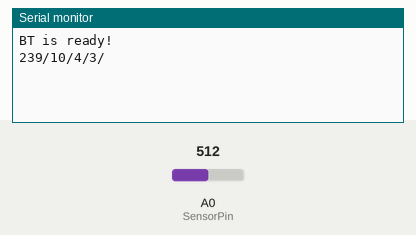
The sketch below on a simulated Arduino Uno, built with avr-gcc and run on an emulated ATmega328P. On the bench: the last lines printed to the serial monitor. Inputs (shaded band) come from the test bench; at power-on: A0 (SensorPin) = 512.

Above: at 3.2 s.
3.3 s: A0 (SensorPin) set to 716
At 5.1 s:
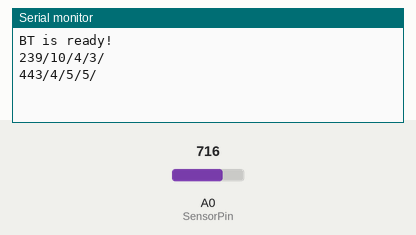
6.0 s: A0 (SensorPin) set to 900
At 6.8 s:
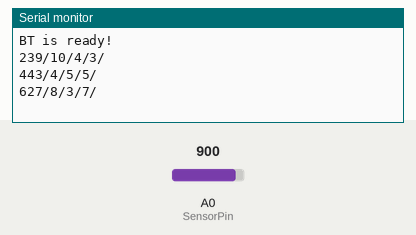
Timing chart, 0 to 9.0 s (numbered marks = the images above; inputs shaded):
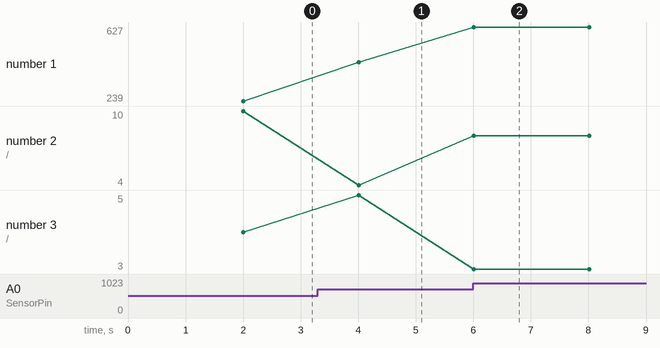

The sketch:

BT_Talk_Temp_Speech4.ino
```cpp
//  ref HC-05與HC-06藍牙模組補充說明（三）：使用Arduino設定AT命令
// ref http://swf.com.tw/?p=712

#include <SoftwareSerial.h>   // 引用程式庫
#define SensorPin A0
String getdata ;  // 儲存接收資料的變數
int nowdata = 0 ;
// 定義連接藍牙模組的序列埠
SoftwareSerial BT(11, 12); // 接收腳, 傳送腳

void setup() {


  Serial.begin(9600);   // 與電腦序列埠連線
  Serial.println("BT is ready!");

  // 設定藍牙模組的連線速率
  // 如果是HC-05，請改成38400
  BT.begin(9600);
   delay(2000);

}

void loop() {
      int d1 = 0 ;
      int d2 = 0 ;
      int d3 = 0 ;

 //   getdata = "@" && String(analogRead(SensorPin)) &&"/" ;
  // 若收到藍牙模組的資料，則送到「序列埠監控視窗」
      nowdata = analogRead(SensorPin)-273 ;
      if (nowdata >= 0)
      {
            d1 = (nowdata % 10 ) +1;
            d2 = ((int)(nowdata /10) % 10)+1 ;
            d3 = ((int)(nowdata /100) % 10) +1;

            Serial.print(nowdata);
            Serial.print("/");
      //     BT.print("@");
           BT.write(43);
            Serial.print(d1);
            Serial.print("/");
           BT.write(d1);
            Serial.print(d2);
            Serial.print("/");
           BT.write(d2);
            Serial.print(d3);
            Serial.print("/");
           BT.write(d3);
        }
      else
          {
            d1 = (abs(nowdata) % 10 ) +1;
            d2 = ((int)(abs(nowdata) /10) % 10)+1 ;
            d3 = ((int)(abs(nowdata) /100) % 10) +1;

            Serial.print(nowdata);
            Serial.print("/");
      //     BT.print("@");
           BT.write(45);
            Serial.print(d1);
            Serial.print("/");
           BT.write(d1);
            Serial.print(d2);
            Serial.print("/");
           BT.write(d2);
            Serial.print(d3);
            Serial.print("/");
           BT.write(d3);
      }
  //   BT.print("/");
    Serial.print("\n");
    delay(2000);
  }
```

Measured:
- after the input at 3.3 s, the serial monitor: prints a new line after 0.71 s (image 1)
- after the input at 6.0 s, the serial monitor: prints a new line at once (image 2)
- plotted number 1: 239 → 443 after the input at 3.3 s, 443 → 627 after the input at 6.0 s
- plotted number 2: 4 → 8 after the input at 6.0 s
- plotted number 3: 4 → 5 after the input at 3.3 s, 5 → 3 after the input at 6.0 s
